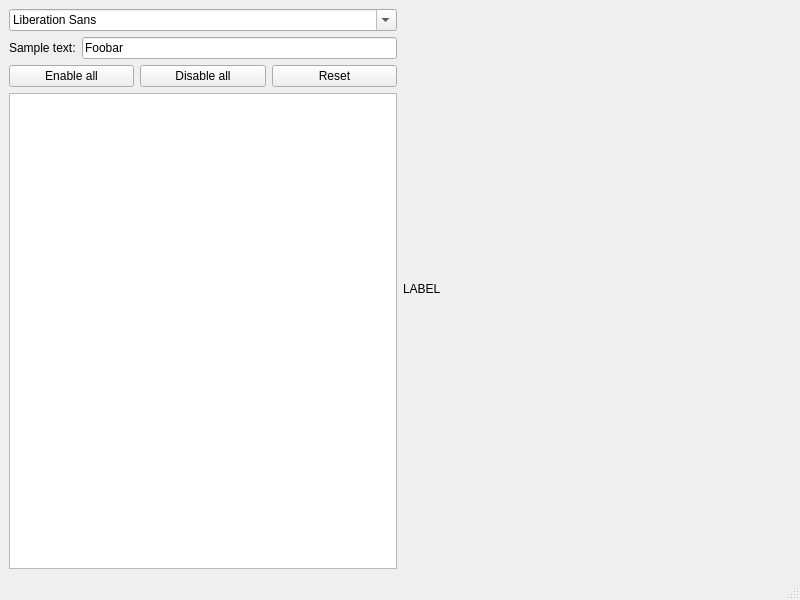
<?xml version="1.0" encoding="UTF-8"?>
<ui version="4.0">
 <class>MainWindow</class>
 <widget class="QMainWindow" name="MainWindow">
  <property name="geometry">
   <rect>
    <x>0</x>
    <y>0</y>
    <width>800</width>
    <height>600</height>
   </rect>
  </property>
  <property name="windowTitle">
   <string>MainWindow</string>
  </property>
  <widget class="QWidget" name="centralwidget">
   <layout class="QHBoxLayout" name="horizontalLayout_3">
    <item>
     <layout class="QVBoxLayout" name="verticalLayout">
      <item>
       <widget class="QFontComboBox" name="fontComboBox"/>
      </item>
      <item>
       <layout class="QHBoxLayout" name="horizontalLayout">
        <item>
         <widget class="QLabel" name="label">
          <property name="text">
           <string>Sample text:</string>
          </property>
         </widget>
        </item>
        <item>
         <widget class="QLineEdit" name="leSampleText">
          <property name="text">
           <string>Foobar</string>
          </property>
         </widget>
        </item>
       </layout>
      </item>
      <item>
       <layout class="QHBoxLayout" name="horizontalLayout_2">
        <item>
         <widget class="QPushButton" name="pbEnableAll">
          <property name="text">
           <string>Enable all</string>
          </property>
         </widget>
        </item>
        <item>
         <widget class="QPushButton" name="pbDisableAll">
          <property name="text">
           <string>Disable all</string>
          </property>
         </widget>
        </item>
        <item>
         <widget class="QPushButton" name="pbReset">
          <property name="text">
           <string>Reset</string>
          </property>
         </widget>
        </item>
       </layout>
      </item>
      <item>
       <widget class="QListWidget" name="lwFeatures">
        <property name="alternatingRowColors">
         <bool>true</bool>
        </property>
        <property name="flow">
         <enum>QListView::TopToBottom</enum>
        </property>
        <property name="isWrapping" stdset="0">
         <bool>false</bool>
        </property>
        <property name="viewMode">
         <enum>QListView::ListMode</enum>
        </property>
        <property name="uniformItemSizes">
         <bool>true</bool>
        </property>
       </widget>
      </item>
     </layout>
    </item>
    <item>
     <widget class="QLabel" name="lSampleDisplay">
      <property name="sizePolicy">
       <sizepolicy hsizetype="MinimumExpanding" vsizetype="Preferred">
        <horstretch>0</horstretch>
        <verstretch>0</verstretch>
       </sizepolicy>
      </property>
      <property name="text">
       <string>LABEL</string>
      </property>
     </widget>
    </item>
   </layout>
  </widget>
  <widget class="QMenuBar" name="menubar">
   <property name="geometry">
    <rect>
     <x>0</x>
     <y>0</y>
     <width>800</width>
     <height>21</height>
    </rect>
   </property>
  </widget>
  <widget class="QStatusBar" name="statusbar"/>
 </widget>
 <resources/>
 <connections/>
</ui>
